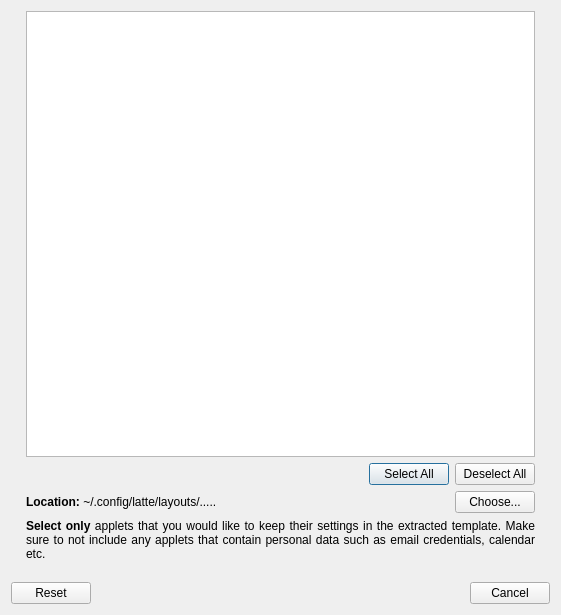
<?xml version="1.0" encoding="UTF-8"?>
<ui version="4.0">
 <class>ExportTemplateDialog</class>
 <widget class="QDialog" name="ExportTemplateDialog">
  <property name="geometry">
   <rect>
    <x>0</x>
    <y>0</y>
    <width>561</width>
    <height>615</height>
   </rect>
  </property>
  <property name="windowTitle">
   <string notr="true">Export Template</string>
  </property>
  <layout class="QVBoxLayout" name="verticalLayout">
   <item>
    <layout class="QHBoxLayout" name="optionsLayout">
     <item>
      <spacer name="horizontalSpacer">
       <property name="orientation">
        <enum>Qt::Horizontal</enum>
       </property>
       <property name="sizeType">
        <enum>QSizePolicy::Fixed</enum>
       </property>
       <property name="sizeHint" stdset="0">
        <size>
         <width>15</width>
         <height>20</height>
        </size>
       </property>
      </spacer>
     </item>
     <item>
      <layout class="QVBoxLayout" name="verticalLayout_2">
       <item>
        <widget class="QTableView" name="appletsTable"/>
       </item>
       <item>
        <layout class="QHBoxLayout" name="horizontalLayout_2">
         <item>
          <spacer name="horizontalSpacer_3">
           <property name="orientation">
            <enum>Qt::Horizontal</enum>
           </property>
           <property name="sizeHint" stdset="0">
            <size>
             <width>40</width>
             <height>20</height>
            </size>
           </property>
          </spacer>
         </item>
         <item>
          <widget class="QPushButton" name="selectAllBtn">
           <property name="text">
            <string>Select All</string>
           </property>
          </widget>
         </item>
         <item>
          <widget class="QPushButton" name="deselectAllBtn">
           <property name="text">
            <string>Deselect All</string>
           </property>
          </widget>
         </item>
        </layout>
       </item>
       <item>
        <layout class="QHBoxLayout" name="horizontalLayout">
         <item>
          <widget class="QLabel" name="locationLbl">
           <property name="sizePolicy">
            <sizepolicy hsizetype="Expanding" vsizetype="Preferred">
             <horstretch>0</horstretch>
             <verstretch>0</verstretch>
            </sizepolicy>
           </property>
           <property name="text">
            <string notr="true">&lt;b&gt;Location:&lt;/b&gt; ~/.config/latte/layouts/.....</string>
           </property>
          </widget>
         </item>
         <item>
          <widget class="QPushButton" name="chooseBtn">
           <property name="text">
            <string>Choose...</string>
           </property>
          </widget>
         </item>
        </layout>
       </item>
       <item>
        <widget class="QLabel" name="noteLbl">
         <property name="text">
          <string>&lt;b&gt;Select only&lt;/b&gt; applets that you would like to keep their settings in the extracted template. Make sure to not include any applets that contain personal data such as email credentials, calendar etc. </string>
         </property>
         <property name="alignment">
          <set>Qt::AlignJustify|Qt::AlignVCenter</set>
         </property>
         <property name="wordWrap">
          <bool>true</bool>
         </property>
        </widget>
       </item>
       <item>
        <spacer name="verticalSpacer">
         <property name="orientation">
          <enum>Qt::Vertical</enum>
         </property>
         <property name="sizeType">
          <enum>QSizePolicy::Fixed</enum>
         </property>
         <property name="sizeHint" stdset="0">
          <size>
           <width>20</width>
           <height>15</height>
          </size>
         </property>
        </spacer>
       </item>
      </layout>
     </item>
     <item>
      <spacer name="horizontalSpacer_2">
       <property name="orientation">
        <enum>Qt::Horizontal</enum>
       </property>
       <property name="sizeType">
        <enum>QSizePolicy::Fixed</enum>
       </property>
       <property name="sizeHint" stdset="0">
        <size>
         <width>15</width>
         <height>20</height>
        </size>
       </property>
      </spacer>
     </item>
    </layout>
   </item>
   <item>
    <widget class="QDialogButtonBox" name="buttonBox">
     <property name="orientation">
      <enum>Qt::Horizontal</enum>
     </property>
     <property name="standardButtons">
      <set>QDialogButtonBox::Cancel|QDialogButtonBox::Reset</set>
     </property>
    </widget>
   </item>
  </layout>
 </widget>
 <resources/>
 <connections/>
</ui>
